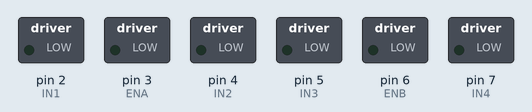
This sketch was run on a simulated Arduino Uno, built with avr-gcc and run on an emulated ATmega328P. On the bench: switched loads named in the sketch (green lamp = pin HIGH).

Above: at 0.05 s.
At 2.25 s:
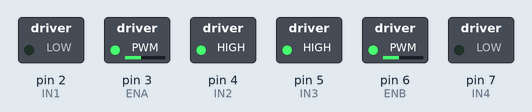
At 3.35 s:
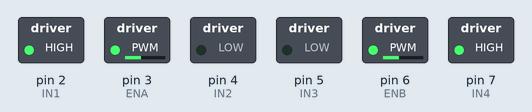
At 4.5 s:
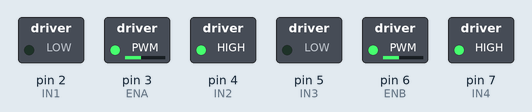
At 6.75 s:
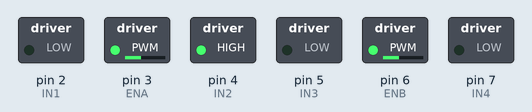
At 9.0 s:
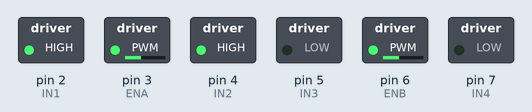
Timing chart, 0 to 10.4 s (numbered marks = the images above):
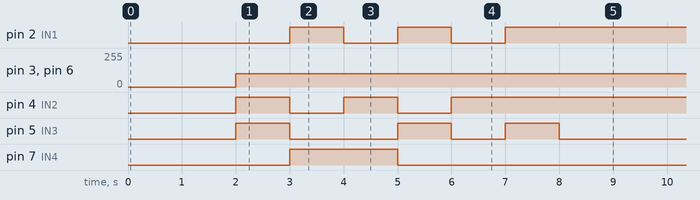

Measured:
- by itself, pin 2 (IN1): repeats every 9.0 s: LOW 1.0 s, HIGH 1.0 s, LOW 1.0 s, HIGH 4.0 s, LOW 1.0 s, HIGH 1.0 s
- by itself, pin 3 (ENA), pin 6 (ENB): 0/255 → 100/255 at 2.0 s
- by itself, pin 4 (IN2): repeats every 9.0 s: LOW 1.0 s, HIGH 1.0 s, LOW 1.0 s, HIGH 6.0 s
- by itself, pin 5 (IN3): repeats every 9.0 s: LOW 2.0 s, HIGH 1.0 s, LOW 1.0 s, HIGH 1.0 s, LOW 3.0 s, HIGH 1.0 s
- by itself, pin 7 (IN4): alternates HIGH for 2.0 s and LOW for 7.0 s

The sketch:

program_2-1.ino
```cpp
/*
 * YEAR 8 ROBOT - PROGRAM v2.1
 * ------------------------
 *
 * This program will drive the robot according to the commands entered.
 * This version uses less code than Program v2.0 because moves repeated lines into functions.
 */


// INTIALISE MOTOR CONTROL UNIT (MCU)
// Motor A
#define ENA 3    // PWM Pin 3 to MCU ENA
#define IN1 2    // Digital Pin 2 to MCU IN1
#define IN2 4    // Digital Pin 4 to MCU IN2

// Motor B
#define ENB 6    // PWM Pin 6 to MCU ENB
#define IN3 5    // Digital Pin 5 to MCU IN3
#define IN4 7    // Digital Pin 7 to MCU IN4

// DEFINE VARIABLES
int motorSpeed = 100;    // value 0 - 255
int time_delay = 1000;

void setup() {
  // SETUP MOTOR CONTROL UNIT
  // Set all pins to output

  // Motor A
  pinMode(ENA, OUTPUT);
  pinMode(IN1, OUTPUT);
  pinMode(IN2, OUTPUT);

  // Motor B
  pinMode(ENB, OUTPUT);
  pinMode(IN3, OUTPUT);
  pinMode(IN4, OUTPUT);


}
// MOTOR COMMANDS
// Right Motor Commands

void right_motor_fwd(){
  // This code should make the right motor drive forwards. If it drives backwards swap the LOW and HIGH values for IN1 and IN2
  digitalWrite(IN1, LOW);         // digitalWrite can only send values 0(LOW) or 1(HIGH)
  digitalWrite(IN2, HIGH);        // digitalWrite can only send values 0(LOW) or 1(HIGH)
  analogWrite(ENA, motorSpeed);   // analogWrite can send values 0 - 255
}

void right_motor_bck(){
  // This code should make the right motor drive backwards. If it drives forwards swap the LOW and HIGH values for IN1 and IN2
  digitalWrite(IN1, HIGH);         // digitalWrite can only send values 0(LOW) or 1(HIGH)
  digitalWrite(IN2, LOW);        // digitalWrite can only send values 0(LOW) or 1(HIGH)
  analogWrite(ENA, motorSpeed);   // analogWrite can send values 0 - 255
}

void right_motor_stop(){
  // This code should make the right motor stop. It does not matter if IN1 & IN2 are LOW or HIGH, just that they are the same.
  digitalWrite(IN1, HIGH);         // digitalWrite can only send values 0(LOW) or 1(HIGH)
  digitalWrite(IN2, HIGH);         // digitalWrite can only send values 0(LOW) or 1(HIGH)
  analogWrite(ENA, motorSpeed);    // analogWrite can send values 0 - 255
}

// Left Motor Commands

void left_motor_fwd(){
  // This code should make the left motor drive forwards. If it drives backwards swap the LOW and HIGH values for IN3 and IN4
  digitalWrite(IN3, HIGH);        // digitalWrite can only send values 0(LOW) or 1(HIGH)
  digitalWrite(IN4, LOW);         // digitalWrite can only send values 0(LOW) or 1(HIGH)
  analogWrite(ENB, motorSpeed);   // analogWrite can send values 0 - 255
}

void left_motor_bck(){
  // This code should make the left motor drive backwards. If it drives frowards swap the LOW and HIGH values for IN3 and IN4
  digitalWrite(IN3, LOW);        // digitalWrite can only send values 0(LOW) or 1(HIGH)
  digitalWrite(IN4, HIGH);         // digitalWrite can only send values 0(LOW) or 1(HIGH)
  analogWrite(ENB, motorSpeed);   // analogWrite can send values 0 - 255
}

void left_motor_stop(){
  // This code should make the left motor stop. It does not matter if IN3 & IN4 are LOW or HIGH, just that they are the same.
  digitalWrite(IN3, LOW);        // digitalWrite can only send values 0(LOW) or 1(HIGH)
  digitalWrite(IN4, LOW);         // digitalWrite can only send values 0(LOW) or 1(HIGH)
  analogWrite(ENB, motorSpeed);   // analogWrite can send values 0 - 255
}

// ROBOT COMMANDS

void forwards(){
  right_motor_fwd();
  left_motor_fwd();
}

void backwards(){
  right_motor_bck();
  left_motor_bck();
}

void sharp_left(){
  right_motor_fwd();
  left_motor_bck();
}

void sharp_right(){
  right_motor_bck();
  left_motor_fwd();
}

void slow_left(){
  right_motor_fwd();
  left_motor_stop();
}

void slow_right(){
  right_motor_stop();
  left_motor_fwd();
}

void robot_stop(){
  right_motor_stop();
  left_motor_stop();
}
void loop() {

  delay(2000);          // makes the program wait before continuing onto the next instruction (meassured in milliseconds).
  forwards();
  delay(time_delay);
  backwards();
  delay(time_delay);
  sharp_left();
  delay(time_delay);
  sharp_right();
  delay(time_delay);
  slow_left();
  delay(time_delay);
  slow_right();
  delay(time_delay);
  robot_stop();
  delay(time_delay);
}
```
